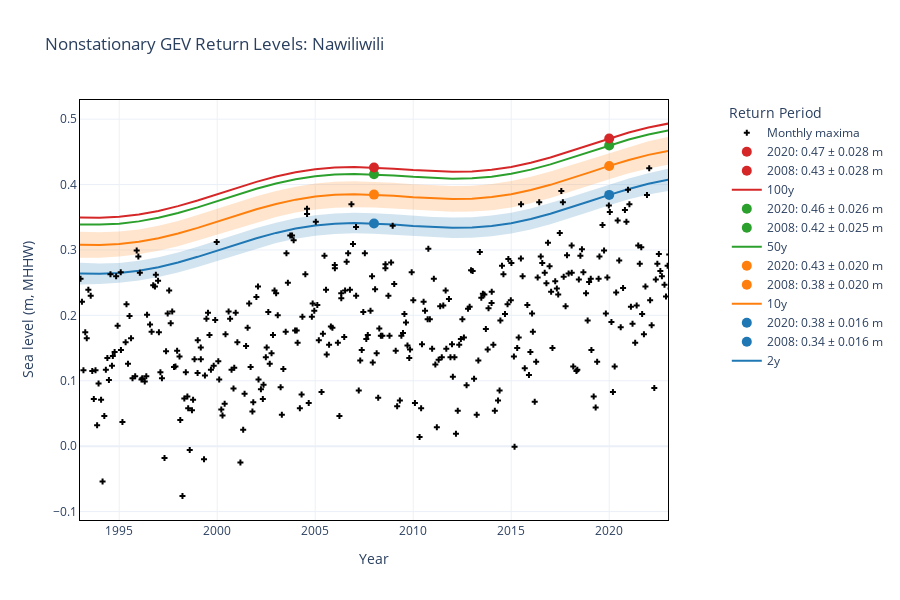

The code cell stored with this chart in its notebook:
### Markdown cell above
We can also make it interactive.

### Code cell
#The mean of the location parameter should be the mean of the monthly maxima
meanmaxSL = w_cvte2[1]-STNDtoMHHW
#The standard deviation should be the standard deviation of the monthly maxima  
rangemaxSL = w_cvte2[2]
fig = plotting.plotTimeDependentReturnValue_plotly(stationID, 
                                                   STNDtoMHHW, 
                                                   dirs['model_output_dir'], 
                                                   station_name, 
                                                   mm, 
                                                   year0plot, 
                                                   meanmaxSL, 
                                                   rangemaxSL,
                                                   specModel='RL_muN.nc')

### Figure 1 — Plotly figure (JSON) as saved in the notebook; plotly's stock layout.template omitted (floating-point values rounded to 4 significant figures; data arrays with more than 128 entries replaced by an {"elided": "..."} marker saying what was removed)
{"data": [{"hovertemplate": "%{x:.0f}: %{y:.3f} m", "line": {"color": "#1f77b4", "width": 2}, "mode": "lines", "name": "2y", "type": "scatter", "x": [1993.0, 1994.0, 1995.0, 1996.0, 1997.0, 1998.0, 1999.0, 2000.0, 2001.0, 2002.0, 2003.0, 2004.0, 2005.0, 2006.0, 2007.0, 2008.0, 2009.0, 2010.0, 2011.0, 2012.0, 2013.0, 2014.0, 2015.0, 2016.0, 2017.0, 2018.0, 2019.0, 2020.0, 2021.0, 2022.0, 2023.0, 2024.0], "y": [0.2639, 0.2635, 0.2649, 0.2683, 0.2737, 0.2809, 0.2895, 0.2989, 0.3086, 0.3179, 0.3261, 0.3327, 0.3375, 0.3403, 0.3412, 0.3406, 0.3389, 0.3368, 0.3349, 0.3339, 0.3344, 0.3367, 0.341, 0.3473, 0.3553, 0.3645, 0.3744, 0.3842, 0.3933, 0.4012, 0.4073, 0.4114]}, {"hovertemplate": "%{x:.0f}: %{y:.3f} m", "marker": {"color": "#1f77b4", "size": 10}, "mode": "markers+text", "name": "2008: 0.34 ± 0.016 m", "textposition": "top right", "type": "scatter", "x": [2008], "y": [0.3406]}, {"hovertemplate": "%{x:.0f}: %{y:.3f} m", "marker": {"color": "#1f77b4", "size": 10}, "mode": "markers+text", "name": "2020: 0.38 ± 0.016 m", "textposition": "top right", "type": "scatter", "x": [2020], "y": [0.3842]}, {"hovertemplate": "%{x:.0f}: %{y:.3f} m", "line": {"color": "#ff7f0e", "width": 2}, "mode": "lines", "name": "10y", "type": "scatter", "x": [1993.0, 1994.0, 1995.0, 1996.0, 1997.0, 1998.0, 1999.0, 2000.0, 2001.0, 2002.0, 2003.0, 2004.0, 2005.0, 2006.0, 2007.0, 2008.0, 2009.0, 2010.0, 2011.0, 2012.0, 2013.0, 2014.0, 2015.0, 2016.0, 2017.0, 2018.0, 2019.0, 2020.0, 2021.0, 2022.0, 2023.0, 2024.0], "y": [0.3079, 0.3076, 0.309, 0.3125, 0.3179, 0.3251, 0.3338, 0.3432, 0.3529, 0.3622, 0.3704, 0.377, 0.3817, 0.3844, 0.3852, 0.3846, 0.3829, 0.3808, 0.3789, 0.378, 0.3785, 0.3808, 0.3852, 0.3916, 0.3996, 0.4088, 0.4187, 0.4285, 0.4376, 0.4454, 0.4515, 0.4555]}, {"hovertemplate": "%{x:.0f}: %{y:.3f} m", "marker": {"color": "#ff7f0e", "size": 10}, "mode": "markers+text", "name": "2008: 0.38 ± 0.020 m", "textposition": "top right", "type": "scatter", "x": [2008], "y": [0.3846]}, {"hovertemplate": "%{x:.0f}: %{y:.3f} m", "marker": {"color": "#ff7f0e", "size": 10}, "mode": "markers+text", "name": "2020: 0.43 ± 0.020 m", "textposition": "top right", "type": "scatter", "x": [2020], "y": [0.4285]}, {"hovertemplate": "%{x:.0f}: %{y:.3f} m", "line": {"color": "#2ca02c", "width": 2}, "mode": "lines", "name": "50y", "type": "scatter", "x": [1993.0, 1994.0, 1995.0, 1996.0, 1997.0, 1998.0, 1999.0, 2000.0, 2001.0, 2002.0, 2003.0, 2004.0, 2005.0, 2006.0, 2007.0, 2008.0, 2009.0, 2010.0, 2011.0, 2012.0, 2013.0, 2014.0, 2015.0, 2016.0, 2017.0, 2018.0, 2019.0, 2020.0, 2021.0, 2022.0, 2023.0, 2024.0], "y": [0.339, 0.3387, 0.3402, 0.3437, 0.3492, 0.3564, 0.3651, 0.3746, 0.3843, 0.3935, 0.4017, 0.4082, 0.4128, 0.4155, 0.4163, 0.4157, 0.4139, 0.4118, 0.41, 0.409, 0.4096, 0.412, 0.4164, 0.4228, 0.4309, 0.4402, 0.4501, 0.4599, 0.4689, 0.4767, 0.4827, 0.4867]}, {"hovertemplate": "%{x:.0f}: %{y:.3f} m", "marker": {"color": "#2ca02c", "size": 10}, "mode": "markers+text", "name": "2008: 0.42 ± 0.025 m", "textposition": "top right", "type": "scatter", "x": [2008], "y": [0.4157]}, {"hovertemplate": "%{x:.0f}: %{y:.3f} m", "marker": {"color": "#2ca02c", "size": 10}, "mode": "markers+text", "name": "2020: 0.46 ± 0.026 m", "textposition": "top right", "type": "scatter", "x": [2020], "y": [0.4599]}, {"hovertemplate": "%{x:.0f}: %{y:.3f} m", "line": {"color": "#d62728", "width": 2}, "mode": "lines", "name": "100y", "type": "scatter", "x": [1993.0, 1994.0, 1995.0, 1996.0, 1997.0, 1998.0, 1999.0, 2000.0, 2001.0, 2002.0, 2003.0, 2004.0, 2005.0, 2006.0, 2007.0, 2008.0, 2009.0, 2010.0, 2011.0, 2012.0, 2013.0, 2014.0, 2015.0, 2016.0, 2017.0, 2018.0, 2019.0, 2020.0, 2021.0, 2022.0, 2023.0, 2024.0], "y": [0.3495, 0.3492, 0.3507, 0.3542, 0.3597, 0.367, 0.3757, 0.3852, 0.3949, 0.4041, 0.4122, 0.4187, 0.4234, 0.426, 0.4268, 0.4261, 0.4244, 0.4222, 0.4204, 0.4195, 0.4201, 0.4225, 0.427, 0.4334, 0.4415, 0.4508, 0.4607, 0.4705, 0.4795, 0.4872, 0.4932, 0.4972]}, {"hovertemplate": "%{x:.0f}: %{y:.3f} m", "marker": {"color": "#d62728", "size": 10}, "mode": "markers+text", "name": "2008: 0.43 ± 0.028 m", "textposition": "top right", "type": "scatter", "x": [2008], "y": [0.4261]}, {"hovertemplate": "%{x:.0f}: %{y:.3f} m", "marker": {"color": "#d62728", "size": 10}, "mode": "markers+text", "name": "2020: 0.47 ± 0.028 m", "textposition": "top right", "type": "scatter", "x": [2020], "y": [0.4705]}, {"fillcolor": "rgba(31.0, 119.0, 180.0, 0.2)", "hoverlabel": {"bgcolor": "rgba(31.0, 119.0, 180.0, 0.2)", "font": {"color": "#1f77b4"}}, "hovertemplate": "%{x:.0f}: %{y:.3f} m", "line": {"color": "rgba(31.0, 119.0, 180.0, 0)"}, "mode": "lines", "name": "Upper Confidence Interval", "showlegend": false, "type": "scatter", "x": [1993.0, 1994.0, 1995.0, 1996.0, 1997.0, 1998.0, 1999.0, 2000.0, 2001.0, 2002.0, 2003.0, 2004.0, 2005.0, 2006.0, 2007.0, 2008.0, 2009.0, 2010.0, 2011.0, 2012.0, 2013.0, 2014.0, 2015.0, 2016.0, 2017.0, 2018.0, 2019.0, 2020.0, 2021.0, 2022.0, 2023.0, 2024.0], "y": [0.2805, 0.2793, 0.2802, 0.2834, 0.2888, 0.2961, 0.3049, 0.3144, 0.3242, 0.3335, 0.3417, 0.3484, 0.3531, 0.3559, 0.3569, 0.3563, 0.3546, 0.3524, 0.3505, 0.3496, 0.3501, 0.3525, 0.357, 0.3633, 0.3713, 0.3805, 0.3902, 0.4, 0.4092, 0.4175, 0.4243, 0.4293]}, {"fill": "tonexty", "fillcolor": "rgba(31.0, 119.0, 180.0, 0.2)", "hoverlabel": {"bgcolor": "rgba(31.0, 119.0, 180.0, 0.2)", "font": {"color": "#1f77b4"}}, "hovertemplate": "%{x:.0f}: %{y:.3f} m", "line": {"color": "rgba(31.0, 119.0, 180.0, 0)"}, "mode": "lines", "name": "Lower Confidence Interval", "showlegend": false, "type": "scatter", "x": [1993.0, 1994.0, 1995.0, 1996.0, 1997.0, 1998.0, 1999.0, 2000.0, 2001.0, 2002.0, 2003.0, 2004.0, 2005.0, 2006.0, 2007.0, 2008.0, 2009.0, 2010.0, 2011.0, 2012.0, 2013.0, 2014.0, 2015.0, 2016.0, 2017.0, 2018.0, 2019.0, 2020.0, 2021.0, 2022.0, 2023.0, 2024.0], "y": [0.2473, 0.2478, 0.2497, 0.2533, 0.2587, 0.2657, 0.2741, 0.2834, 0.293, 0.3023, 0.3105, 0.3171, 0.3219, 0.3246, 0.3254, 0.3249, 0.3232, 0.3211, 0.3192, 0.3183, 0.3186, 0.3208, 0.3251, 0.3313, 0.3393, 0.3486, 0.3586, 0.3684, 0.3774, 0.3849, 0.3903, 0.3934]}, {"fillcolor": "rgba(255.0, 127.0, 14.0, 0.2)", "hoverlabel": {"bgcolor": "rgba(255.0, 127.0, 14.0, 0.2)", "font": {"color": "#ff7f0e"}}, "hovertemplate": "%{x:.0f}: %{y:.3f} m", "line": {"color": "rgba(255.0, 127.0, 14.0, 0)"}, "mode": "lines", "name": "Upper Confidence Interval", "showlegend": false, "type": "scatter", "x": [1993.0, 1994.0, 1995.0, 1996.0, 1997.0, 1998.0, 1999.0, 2000.0, 2001.0, 2002.0, 2003.0, 2004.0, 2005.0, 2006.0, 2007.0, 2008.0, 2009.0, 2010.0, 2011.0, 2012.0, 2013.0, 2014.0, 2015.0, 2016.0, 2017.0, 2018.0, 2019.0, 2020.0, 2021.0, 2022.0, 2023.0, 2024.0], "y": [0.328, 0.327, 0.3281, 0.3315, 0.337, 0.3444, 0.3533, 0.3629, 0.3727, 0.382, 0.3901, 0.3967, 0.4014, 0.4042, 0.405, 0.4044, 0.4026, 0.4004, 0.3986, 0.3977, 0.3983, 0.4008, 0.4053, 0.4118, 0.4199, 0.4291, 0.439, 0.4488, 0.458, 0.4661, 0.4727, 0.4775]}, {"fill": "tonexty", "fillcolor": "rgba(255.0, 127.0, 14.0, 0.2)", "hoverlabel": {"bgcolor": "rgba(255.0, 127.0, 14.0, 0.2)", "font": {"color": "#ff7f0e"}}, "hovertemplate": "%{x:.0f}: %{y:.3f} m", "line": {"color": "rgba(255.0, 127.0, 14.0, 0)"}, "mode": "lines", "name": "Lower Confidence Interval", "showlegend": false, "type": "scatter", "x": [1993.0, 1994.0, 1995.0, 1996.0, 1997.0, 1998.0, 1999.0, 2000.0, 2001.0, 2002.0, 2003.0, 2004.0, 2005.0, 2006.0, 2007.0, 2008.0, 2009.0, 2010.0, 2011.0, 2012.0, 2013.0, 2014.0, 2015.0, 2016.0, 2017.0, 2018.0, 2019.0, 2020.0, 2021.0, 2022.0, 2023.0, 2024.0], "y": [0.2879, 0.2882, 0.29, 0.2935, 0.2988, 0.3059, 0.3143, 0.3236, 0.3332, 0.3424, 0.3506, 0.3572, 0.3619, 0.3646, 0.3655, 0.3649, 0.3632, 0.3611, 0.3593, 0.3583, 0.3587, 0.3609, 0.3651, 0.3713, 0.3793, 0.3885, 0.3984, 0.4082, 0.4172, 0.4247, 0.4302, 0.4335]}, {"hovertemplate": "%{x:.0f}: %{y:.3f} m", "marker": {"color": "black", "size": 5, "symbol": "cross"}, "mode": "markers", "name": "Monthly maxima", "type": "scatter", "x": {"elided": "382 float values"}, "y": {"elided": "382 float values"}}], "layout": {"height": 600, "legend": {"title": {"text": "Return Period"}, "x": 1.1, "y": 1}, "title": {"text": "Nonstationary GEV Return Levels: Nawiliwili"}, "width": 900, "xaxis": {"linecolor": "black", "mirror": true, "range": [1993, 2023], "showline": true, "tickformat": ".0f", "title": {"text": "Year"}}, "yaxis": {"linecolor": "black", "mirror": true, "range": [[0.0795], [0.1565]], "showline": true, "tickformat": ".1f", "title": {"text": "Sea level (m, MHHW)"}}}}
